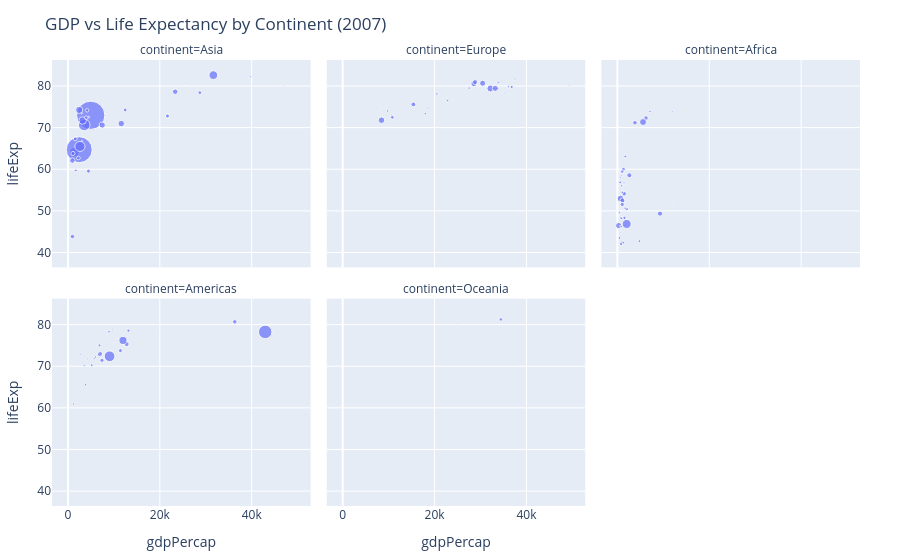

Here is the notebook cell this chart was saved with:
### Markdown cell above
## 6 — Faceting

Create small multiples of GDP per capita vs life expectancy by continent for 2007.

### Code cell
fig = px.scatter(
    df_2007,
    x="gdpPercap",
    y="lifeExp",
    size="pop",
    hover_name="country",
    facet_col="continent",
    facet_col_wrap=3,
    title="GDP vs Life Expectancy by Continent (2007)"
)

fig.update_layout(margin=dict(l=40, r=40, t=60, b=40))
fig.show()

### Figure 1 — Plotly figure (JSON) as saved in the notebook; plotly's stock layout.template omitted (floating-point values rounded to 4 significant figures)
{"data": [{"hovertemplate": "<b>%{hovertext}</b><br><br>continent=Asia<br>gdpPercap=%{x}<br>lifeExp=%{y}<br>pop=%{marker.size}<extra></extra>", "hovertext": ["Afghanistan", "Bahrain", "Bangladesh", "Cambodia", "China", "Hong Kong, China", "India", "Indonesia", "Iran", "Iraq", "Israel", "Japan", "Jordan", "Korea, Dem. Rep.", "Korea, Rep.", "Kuwait", "Lebanon", "Malaysia", "Mongolia", "Myanmar", "Nepal", "Oman", "Pakistan", "Philippines", "Saudi Arabia", "Singapore", "Sri Lanka", "Syria", "Taiwan", "Thailand", "Vietnam", "West Bank and Gaza", "Yemen, Rep."], "legendgroup": "", "marker": {"color": "#636efa", "size": [31889923, 708573, 150448339, 14131858, 1318683096, 6980412, 1110396331, 223547000, 69453570, 27499638, 6426679, 127467972, 6053193, 23301725, 49044790, 2505559, 3921278, 24821286, 2874127, 47761980, 28901790, 3204897, 169270617, 91077287, 27601038, 4553009, 20378239, 19314747, 23174294, 65068149, 85262356, 4018332, 22211743], "sizemode": "area", "sizeref": 3297000.0, "symbol": "circle"}, "mode": "markers", "name": "", "orientation": "v", "showlegend": false, "x": [974.6, 29800.0, 1391.0, 1714.0, 4959.0, 39720.0, 2452.0, 3541.0, 11610.0, 4471.0, 25520.0, 31660.0, 4519.0, 1593.0, 23350.0, 47310.0, 10460.0, 12450.0, 3096.0, 944.0, 1091.0, 22320.0, 2606.0, 3190.0, 21650.0, 47140.0, 3970.0, 4185.0, 28720.0, 7458.0, 2442.0, 3025.0, 2281.0], "xaxis": "x4", "y": [43.83, 75.64, 64.06, 59.72, 72.96, 82.21, 64.7, 70.65, 70.96, 59.55, 80.75, 82.6, 72.53, 67.3, 78.62, 77.59, 71.99, 74.24, 66.8, 62.07, 63.78, 75.64, 65.48, 71.69, 72.78, 79.97, 72.4, 74.14, 78.4, 70.62, 74.25, 73.42, 62.7], "yaxis": "y4", "type": "scatter"}, {"hovertemplate": "<b>%{hovertext}</b><br><br>continent=Europe<br>gdpPercap=%{x}<br>lifeExp=%{y}<br>pop=%{marker.size}<extra></extra>", "hovertext": ["Albania", "Austria", "Belgium", "Bosnia and Herzegovina", "Bulgaria", "Croatia", "Czech Republic", "Denmark", "Finland", "France", "Germany", "Greece", "Hungary", "Iceland", "Ireland", "Italy", "Montenegro", "Netherlands", "Norway", "Poland", "Portugal", "Romania", "Serbia", "Slovak Republic", "Slovenia", "Spain", "Sweden", "Switzerland", "Turkey", "United Kingdom"], "legendgroup": "", "marker": {"color": "#636efa", "size": [3600523, 8199783, 10392226, 4552198, 7322858, 4493312, 10228744, 5468120, 5238460, 61083916, 82400996, 10706290, 9956108, 301931, 4109086, 58147733, 684736, 16570613, 4627926, 38518241, 10642836, 22276056, 10150265, 5447502, 2009245, 40448191, 9031088, 7554661, 71158647, 60776238], "sizemode": "area", "sizeref": 3297000.0, "symbol": "circle"}, "mode": "markers", "name": "", "orientation": "v", "showlegend": false, "x": [5937.0, 36130.0, 33690.0, 7446.0, 10680.0, 14620.0, 22830.0, 35280.0, 33210.0, 30470.0, 32170.0, 27540.0, 18010.0, 36180.0, 40680.0, 28570.0, 9254.0, 36800.0, 49360.0, 15390.0, 20510.0, 10810.0, 9787.0, 18680.0, 25770.0, 28820.0, 33860.0, 37510.0, 8458.0, 33200.0], "xaxis": "x5", "y": [76.42, 79.83, 79.44, 74.85, 73.0, 75.75, 76.49, 78.33, 79.31, 80.66, 79.41, 79.48, 73.34, 81.76, 78.89, 80.55, 74.54, 79.76, 80.2, 75.56, 78.1, 72.48, 74.0, 74.66, 77.93, 80.94, 80.88, 81.7, 71.78, 79.42], "yaxis": "y5", "type": "scatter"}, {"hovertemplate": "<b>%{hovertext}</b><br><br>continent=Africa<br>gdpPercap=%{x}<br>lifeExp=%{y}<br>pop=%{marker.size}<extra></extra>", "hovertext": ["Algeria", "Angola", "Benin", "Botswana", "Burkina Faso", "Burundi", "Cameroon", "Central African Republic", "Chad", "Comoros", "Congo, Dem. Rep.", "Congo, Rep.", "Cote d'Ivoire", "Djibouti", "Egypt", "Equatorial Guinea", "Eritrea", "Ethiopia", "Gabon", "Gambia", "Ghana", "Guinea", "Guinea-Bissau", "Kenya", "Lesotho", "Liberia", "Libya", "Madagascar", "Malawi", "Mali", "Mauritania", "Mauritius", "Morocco", "Mozambique", "Namibia", "Niger", "Nigeria", "Reunion", "Rwanda", "Sao Tome and Principe", "Senegal", "Sierra Leone", "Somalia", "South Africa", "Sudan", "Swaziland", "Tanzania", "Togo", "Tunisia", "Uganda", "Zambia", "Zimbabwe"], "legendgroup": "", "marker": {"color": "#636efa", "size": [33333216, 12420476, 8078314, 1639131, 14326203, 8390505, 17696293, 4369038, 10238807, 710960, 64606759, 3800610, 18013409, 496374, 80264543, 551201, 4906585, 76511887, 1454867, 1688359, 22873338, 9947814, 1472041, 35610177, 2012649, 3193942, 6036914, 19167654, 13327079, 12031795, 3270065, 1250882, 33757175, 19951656, 2055080, 12894865, 135031164, 798094, 8860588, 199579, 12267493, 6144562, 9118773, 43997828, 42292929, 1133066, 38139640, 5701579, 10276158, 29170398, 11746035, 12311143], "sizemode": "area", "sizeref": 3297000.0, "symbol": "circle"}, "mode": "markers", "name": "", "orientation": "v", "showlegend": false, "x": [6223.0, 4797.0, 1441.0, 12570.0, 1217.0, 430.1, 2042.0, 706.0, 1704.0, 986.1, 277.6, 3633.0, 1545.0, 2082.0, 5581.0, 12150.0, 641.4, 690.8, 13210.0, 752.7, 1328.0, 942.7, 579.2, 1463.0, 1569.0, 414.5, 12060.0, 1045.0, 759.3, 1043.0, 1803.0, 10960.0, 3820.0, 823.7, 4811.0, 619.7, 2014.0, 7670.0, 863.1, 1598.0, 1712.0, 862.5, 926.1, 9270.0, 2602.0, 4513.0, 1107.0, 883.0, 7093.0, 1056.0, 1271.0, 469.7], "xaxis": "x6", "y": [72.3, 42.73, 56.73, 50.73, 52.3, 49.58, 50.43, 44.74, 50.65, 65.15, 46.46, 55.32, 48.33, 54.79, 71.34, 51.58, 58.04, 52.95, 56.73, 59.45, 60.02, 56.01, 46.39, 54.11, 42.59, 45.68, 73.95, 59.44, 48.3, 54.47, 64.16, 72.8, 71.16, 42.08, 52.91, 56.87, 46.86, 76.44, 46.24, 65.53, 63.06, 42.57, 48.16, 49.34, 58.56, 39.61, 52.52, 58.42, 73.92, 51.54, 42.38, 43.49], "yaxis": "y6", "type": "scatter"}, {"hovertemplate": "<b>%{hovertext}</b><br><br>continent=Americas<br>gdpPercap=%{x}<br>lifeExp=%{y}<br>pop=%{marker.size}<extra></extra>", "hovertext": ["Argentina", "Bolivia", "Brazil", "Canada", "Chile", "Colombia", "Costa Rica", "Cuba", "Dominican Republic", "Ecuador", "El Salvador", "Guatemala", "Haiti", "Honduras", "Jamaica", "Mexico", "Nicaragua", "Panama", "Paraguay", "Peru", "Puerto Rico", "Trinidad and Tobago", "United States", "Uruguay", "Venezuela"], "legendgroup": "", "marker": {"color": "#636efa", "size": [40301927, 9119152, 190010647, 33390141, 16284741, 44227550, 4133884, 11416987, 9319622, 13755680, 6939688, 12572928, 8502814, 7483763, 2780132, 108700891, 5675356, 3242173, 6667147, 28674757, 3942491, 1056608, 301139947, 3447496, 26084662], "sizemode": "area", "sizeref": 3297000.0, "symbol": "circle"}, "mode": "markers", "name": "", "orientation": "v", "showlegend": false, "x": [12780.0, 3822.0, 9066.0, 36320.0, 13170.0, 7007.0, 9645.0, 8948.0, 6025.0, 6873.0, 5728.0, 5186.0, 1202.0, 3548.0, 7321.0, 11980.0, 2749.0, 9809.0, 4173.0, 7409.0, 19330.0, 18010.0, 42950.0, 10610.0, 11420.0], "xaxis": "x", "y": [75.32, 65.55, 72.39, 80.65, 78.55, 72.89, 78.78, 78.27, 72.23, 74.99, 71.88, 70.26, 60.92, 70.2, 72.57, 76.19, 72.9, 75.54, 71.75, 71.42, 78.75, 69.82, 78.24, 76.38, 73.75], "yaxis": "y", "type": "scatter"}, {"hovertemplate": "<b>%{hovertext}</b><br><br>continent=Oceania<br>gdpPercap=%{x}<br>lifeExp=%{y}<br>pop=%{marker.size}<extra></extra>", "hovertext": ["Australia", "New Zealand"], "legendgroup": "", "marker": {"color": "#636efa", "size": [20434176, 4115771], "sizemode": "area", "sizeref": 3297000.0, "symbol": "circle"}, "mode": "markers", "name": "", "orientation": "v", "showlegend": false, "x": [34440.0, 25190.0], "xaxis": "x2", "y": [81.23, 80.2], "yaxis": "y2", "type": "scatter"}], "layout": {"xaxis": {"anchor": "y", "domain": [0.0, 0.32], "title": {"text": "gdpPercap"}}, "yaxis": {"anchor": "x", "domain": [0.0, 0.465], "title": {"text": "lifeExp"}}, "xaxis2": {"anchor": "y2", "domain": [0.34, 0.66], "matches": "x", "title": {"text": "gdpPercap"}}, "yaxis2": {"anchor": "x2", "domain": [0.0, 0.465], "matches": "y", "showticklabels": false}, "xaxis3": {"anchor": "y3", "domain": [0.68, 1.0], "matches": "x", "title": {"text": "gdpPercap"}}, "yaxis3": {"anchor": "x3", "domain": [0.0, 0.465], "matches": "y", "showticklabels": false}, "xaxis4": {"anchor": "y4", "domain": [0.0, 0.32], "matches": "x", "showticklabels": false}, "yaxis4": {"anchor": "x4", "domain": [0.535, 1.0], "matches": "y", "title": {"text": "lifeExp"}}, "xaxis5": {"anchor": "y5", "domain": [0.34, 0.66], "matches": "x", "showticklabels": false}, "yaxis5": {"anchor": "x5", "domain": [0.535, 1.0], "matches": "y", "showticklabels": false}, "xaxis6": {"anchor": "y6", "domain": [0.68, 1.0], "matches": "x", "showticklabels": false}, "yaxis6": {"anchor": "x6", "domain": [0.535, 1.0], "matches": "y", "showticklabels": false}, "annotations": [{"font": {}, "showarrow": false, "text": "continent=Americas", "x": 0.16, "xanchor": "center", "xref": "paper", "y": 0.465, "yanchor": "bottom", "yref": "paper"}, {"font": {}, "showarrow": false, "text": "continent=Oceania", "x": 0.5, "xanchor": "center", "xref": "paper", "y": 0.465, "yanchor": "bottom", "yref": "paper"}, {"font": {}, "showarrow": false, "text": "continent=Asia", "x": 0.16, "xanchor": "center", "xref": "paper", "y": 1.0, "yanchor": "bottom", "yref": "paper"}, {"font": {}, "showarrow": false, "text": "continent=Europe", "x": 0.5, "xanchor": "center", "xref": "paper", "y": 1.0, "yanchor": "bottom", "yref": "paper"}, {"font": {}, "showarrow": false, "text": "continent=Africa", "x": 0.84, "xanchor": "center", "xref": "paper", "y": 1.0, "yanchor": "bottom", "yref": "paper"}], "legend": {"tracegroupgap": 0, "itemsizing": "constant"}, "title": {"text": "GDP vs Life Expectancy by Continent (2007)"}, "margin": {"l": 40, "r": 40, "t": 60, "b": 40}}}
